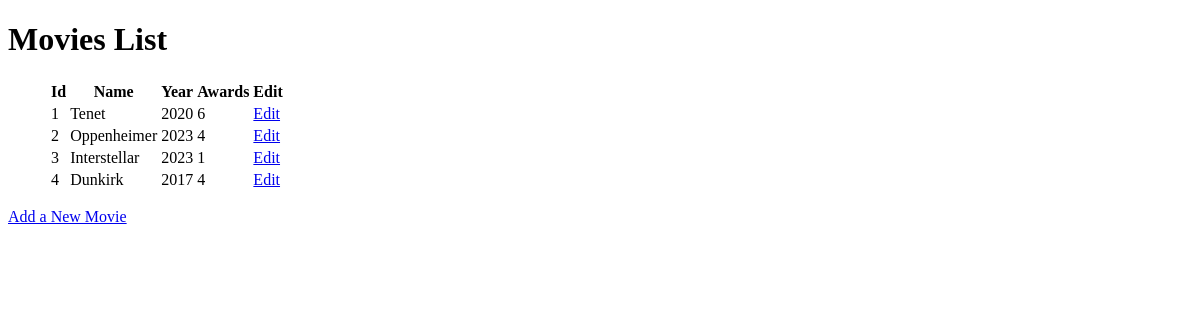
Before: / with the older database file.
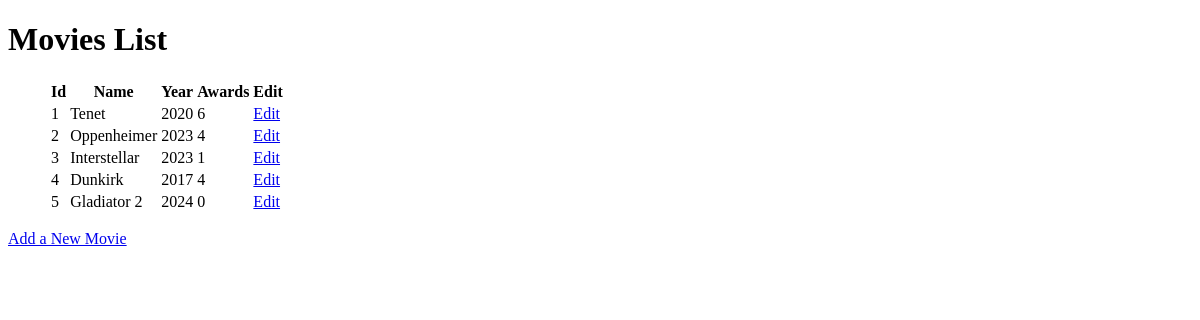
After: the same page with the newer database file.
### flask_application_assignment.py (models this page shows)
class Movie(db.Model):
    __table_args__ = {'extend_existing': True}
    __tablename__ = "movies"
    id = db.Column(db.Integer, primary_key=True)
    name = db.Column(db.String, nullable=False)
    year = db.Column(db.Integer)
    awards = db.Column(db.Integer)

### flask_application_assignment.py (the view)
@app.route('/', methods=['GET'])
def index():
    movies = Movie.query.all()
    return render_template('index.html', movies=movies)

### templates/index.html (shortened to what this page needs)
<!DOCTYPE html>
<html lang="en">
<head>
</head>
<body>
    <h1>Movies List</h1>
    <ol>
        <table>
            <thead>
                <th>Id</th>
                <th>Name</th>
                <th>Year</th>
                <th>Awards</th>
                <th>Edit</th>
            </thead>
            {% for movie in movies %}
            <tr>
                <td>{{movie.id}}</td>
                <td>{{movie.name}}</td>
                <td>{{movie.year}}</td>
                <td>{{movie.awards}}</td>
                <td>
                    <a href="{{ url_for('add_movie', id=movie.id)}}">Edit</a>
                </td>
            </tr>
            {% endfor %}
        </table>
    </ol>
    <a href="{{ url_for('add_movie') }}">Add a New Movie</a>
</body>
</html>

Changed rows visible on the page:
added Movie: id "5", name "Gladiator 2", year "2024", awards "0"
